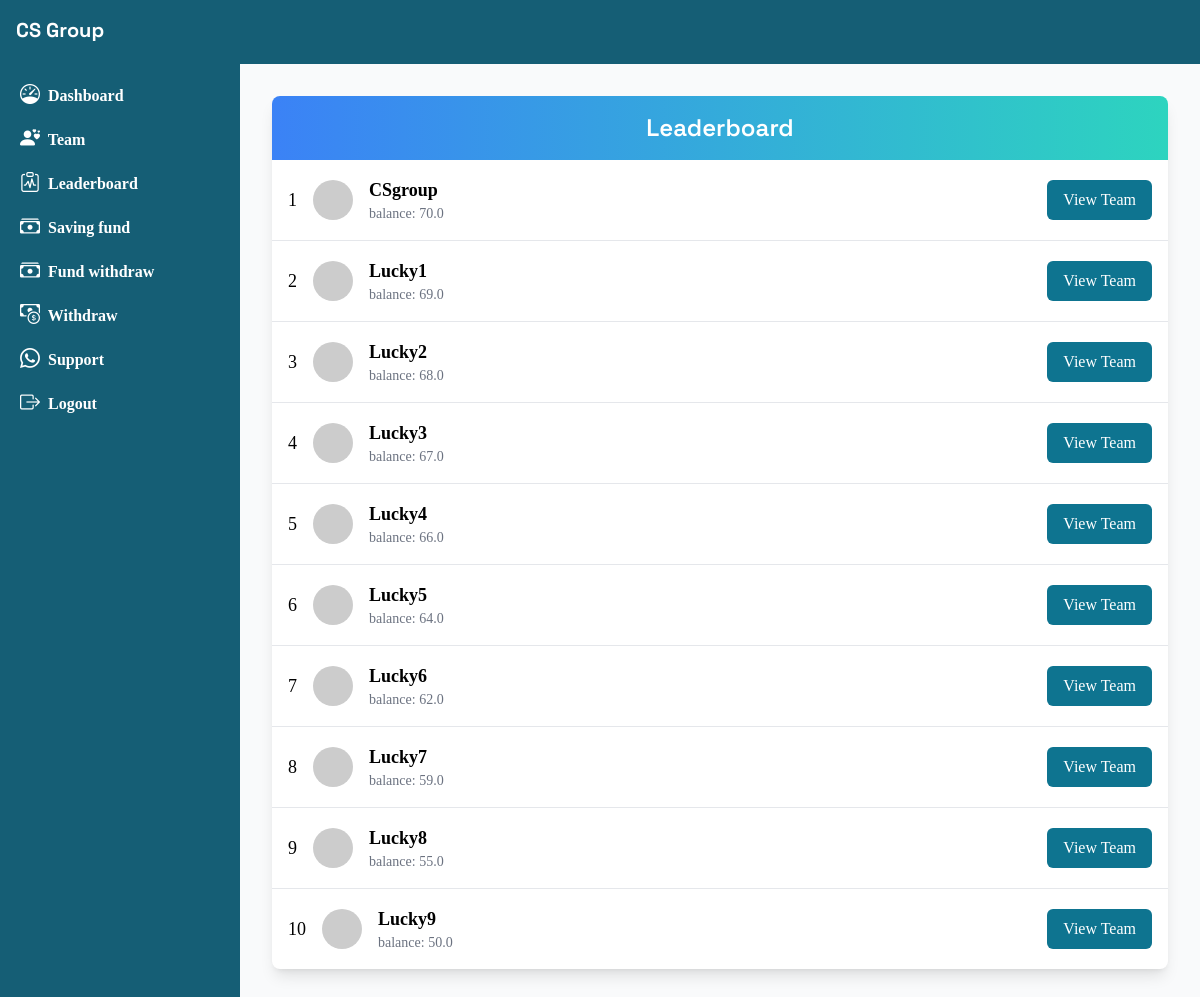
Page /leaderboard (signed in) on the earlier database version.
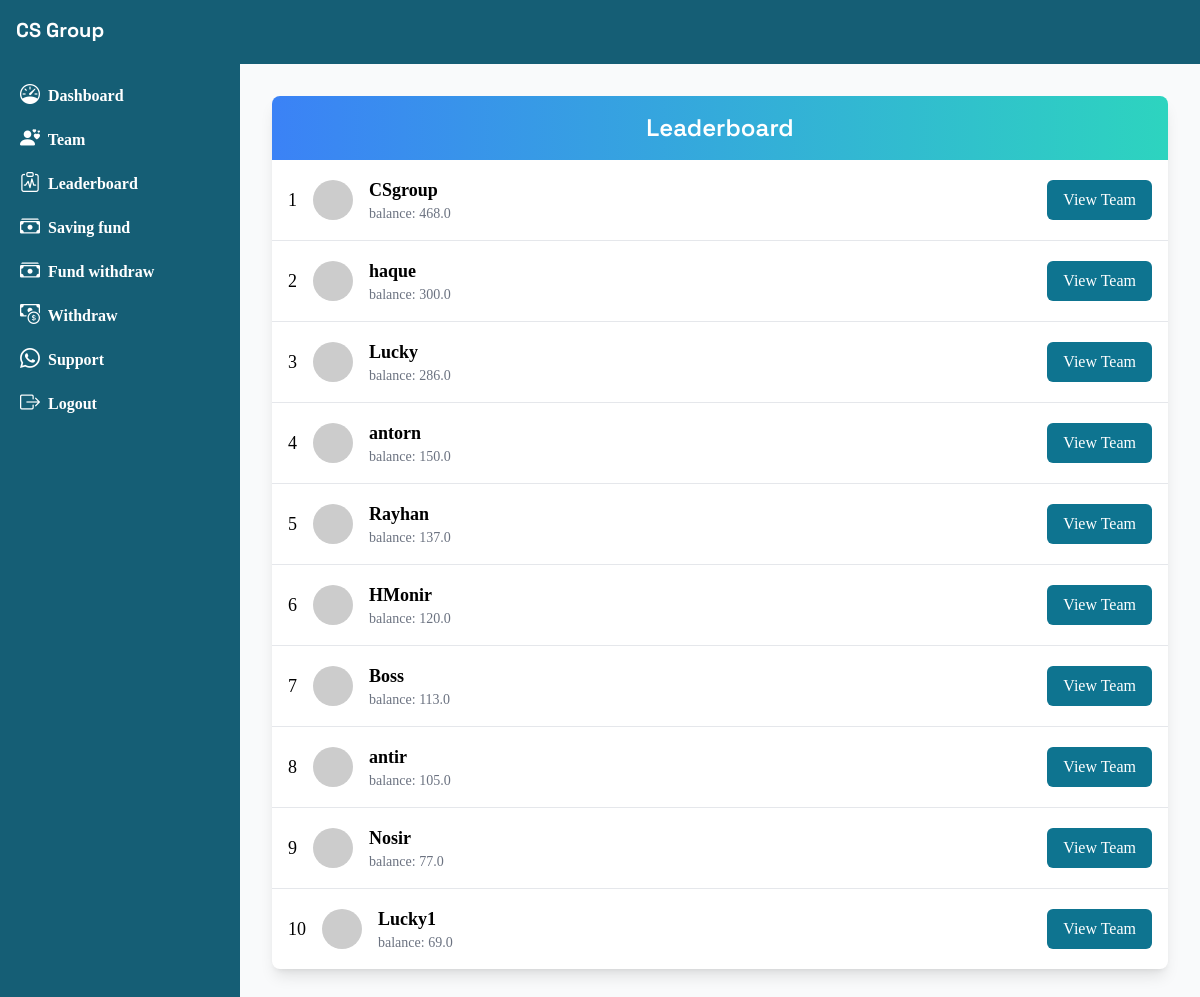
Same page on the later database version.
### base/models.py (models this page shows, shortened)
class Profile(models.Model):
    user = models.ForeignKey(User, on_delete=models.CASCADE)
    name = models.CharField(max_length=200)
    title = models.CharField(max_length=200, null=True, blank=True)
    number = models.CharField(max_length=50)
    balance = models.FloatField(default=00)
    shopping_balance = models.IntegerField(default=0)
    refer_link = models.CharField(max_length=100)
    is_verified = models.BooleanField(default=False)
    reset_code = models.CharField(max_length=100, null=True, blank=True)
    referred_by = models.ForeignKey(User, related_name='teams', null=True, blank=True, on_delete=models.CASCADE)

### base/views.py (the view)
# urls.py: path('leaderboard', leaderboard),
@onlyuser
def leaderboard(request):
    p = Profile.objects.all().order_by('-balance')[0:10]
    return render(request, 'lead.html', context={'p':p})

### templates/lead.html
{% extends 'dash.html' %}
{% block body %}
  <div class="container mx-auto p-6">
        <div class="bg-white shadow-lg rounded-lg overflow-hidden">
            <div class="bg-gradient-to-r from-blue-500 to-teal-400 text-white text-center py-4 text-2xl font-semibold">
                Leaderboard
            </div>
            <ul class="divide-y divide-gray-200">
                {% for i in p %}
                <li class="flex items-center justify-between p-4">
                    <div class="flex items-center space-x-4">
                        <span class="text-lg font-medium">{{ forloop.counter }}</span>
                        <img class="w-10 h-10 rounded-full" src="https://api.dicebear.com/8.x/big-smile/svg?seed={{i.user.username}}" alt="User Avatar">
                        <div>
                            <p class="text-lg font-semibold">{{i.user.username}}</p>
                            <p class="text-sm text-gray-500">balance: {{i.balance}}</p>
                        </div>
                    </div>
                    <div>
                        <a href="/teams/{{i.user.username}}">
                        <button class="bg-cyan-700 text-white px-4 py-2 rounded-md hover:bg-blue-600">View Team</button>
                        </a>
                    </div>
                </li>
                {% endfor %}
            </ul>
        </div>
    </div>
    {% endblock %}

Differences in the rows shown:
no longer on this page (row unchanged): Profile: user.username "Lucky2", balance "68.0"
no longer on this page (row unchanged): Profile: user.username "Lucky3", balance "67.0"
no longer on this page (row unchanged): Profile: user.username "Lucky4", balance "66.0"
no longer on this page (row unchanged): Profile: user.username "Lucky5", balance "64.0"
no longer on this page (row unchanged): Profile: user.username "Lucky6", balance "62.0"
no longer on this page (row unchanged): Profile: user.username "Lucky7", balance "59.0"
no longer on this page (row unchanged): Profile: user.username "Lucky8", balance "55.0"
no longer on this page (row unchanged): Profile: user.username "Lucky9", balance "50.0"
changed Profile "CSgroup": balance "70.0" → "468.0"
added Profile: user.username "haque", balance "300.0"
added Profile: user.username "Lucky", balance "286.0"
added Profile: user.username "antorn", balance "150.0"
added Profile: user.username "Rayhan", balance "137.0"
added Profile: user.username "HMonir", balance "120.0"
added Profile: user.username "Boss", balance "113.0"
now on this page (row edited): Profile: user.username "antir", balance "105.0"
added Profile: user.username "Nosir", balance "77.0"
